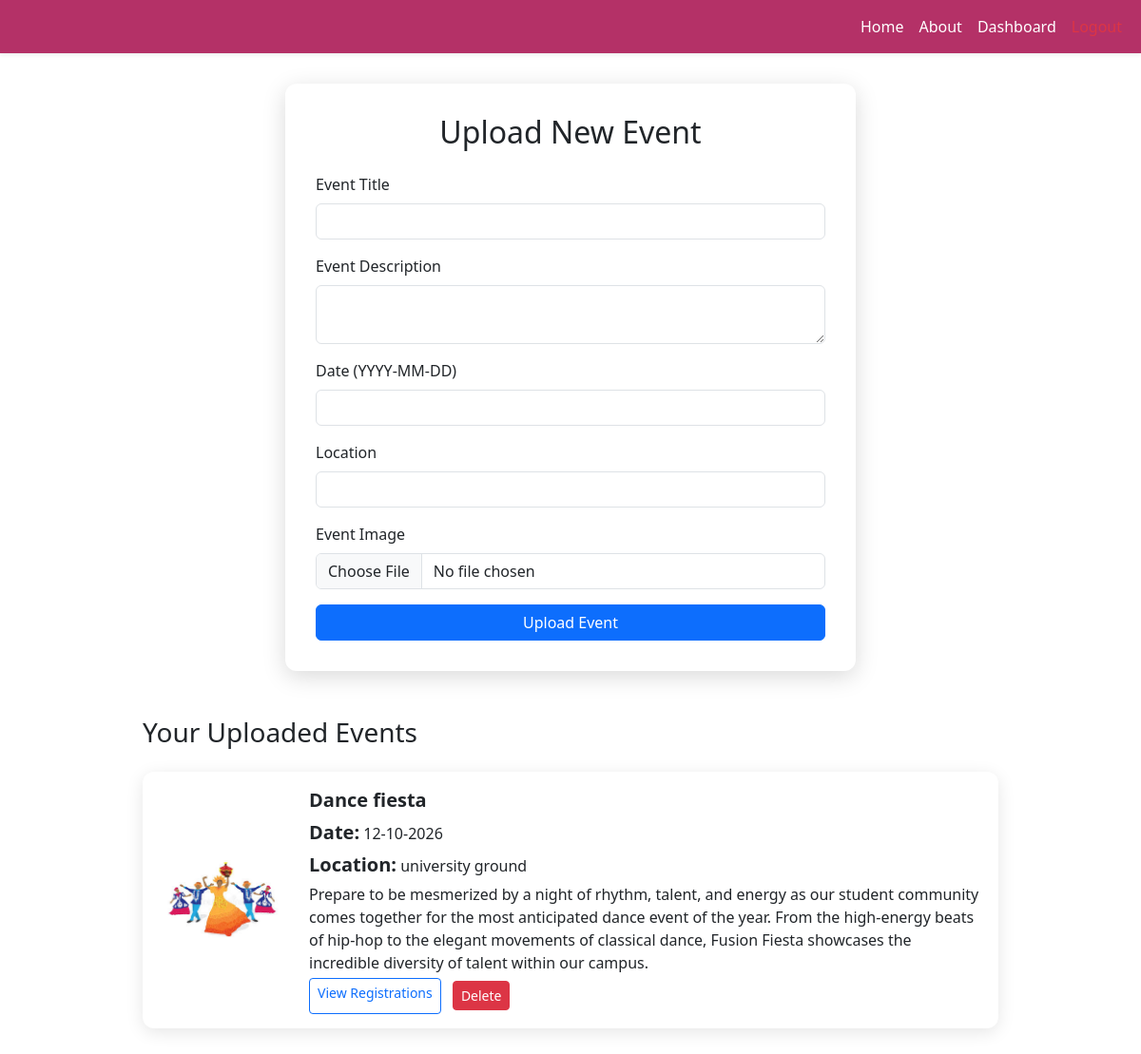
The page /dashboard (signed in) on the database its author committed.
### app.py (models this page shows)
class Event(db.Model):
    id = db.Column(db.Integer, primary_key=True)
    title = db.Column(db.String(200), nullable=False)
    description = db.Column(db.Text, nullable=False)
    date = db.Column(db.String(50), nullable=False)
    location = db.Column(db.String(150), nullable=False)
    organizer_id = db.Column(db.Integer, db.ForeignKey('user.id'), nullable=False)
    image_filename = db.Column(db.String(255), nullable=True)

### app.py (the view, shortened to what this page needs)
@app.route('/dashboard', methods=['GET', 'POST'])
@login_required
def dashboard():
    if current_user.role == 'organizer':
        events = Event.query.filter_by(organizer_id=current_user.id).all()
        return render_template('organizer_dashboard.html', user=current_user, events=events)
    else:
        events = Event.query.all()
        return render_template('student_dashboard.html', user=current_user, events=events)

### app.py (called while the page is built)
@login_manager.user_loader
def load_user(user_id):
    return User.query.get(int(user_id))

### templates/organizer_dashboard.html (shortened to what this page needs)
{% extends 'base.html' %}
{% block content %}
<div class="upload-form">
  <h2 class="mb-4 text-center">Upload New Event</h2>
  <form method="POST" enctype="multipart/form-data">
    <div class="mb-3">
      <label for="title" class="form-label">Event Title</label>
      <input type="text" name="title" id="title" class="form-control" required />
    </div>
    <div class="mb-3">
      <label for="description" class="form-label">Event Description</label>
      <textarea name="description" id="description" class="form-control" required></textarea>
    </div>
    <div class="mb-3">
      <label for="date" class="form-label">Date (YYYY-MM-DD)</label>
      <input type="text" name="date" id="date" class="form-control" required />
    </div>
    <div class="mb-3">
      <label for="location" class="form-label">Location</label>
      <input type="text" name="location" id="location" class="form-control" required />
    </div>
    <div class="mb-3">
      <label for="image" class="form-label">Event Image</label>
      <input type="file" name="image" id="image" class="form-control" accept="image/*" />
    </div>
    <button type="submit" class="btn btn-primary w-100">Upload Event</button>
  </form>
</div>
<div class="events-list">
  <h3 class="mb-4">Your Uploaded Events</h3>
  {% for event in events %}
  <div class="event-item">
    {% if event.image_filename %}
    <img src="{{ url_for('static', filename='event_images/' ~ event.image_filename) }}" alt="Event image" class="event-image" />
    {% else %}
    <div class="event-image bg-secondary d-flex justify-content-center align-items-center text-white">No Image</div>
    {% endif %}
    <div class="event-details">
      <strong>{{ event.title }}</strong>
      <p><strong>Date:</strong> {{ event.date }}</p>
      <p><strong>Location:</strong> {{ event.location }}</p>
      <p>{{ event.description }}</p>
      <a href="{{ url_for('view_registrations', event_id=event.id) }}" class="btn btn-outline-primary btn-sm btn-view-registrations">View Registrations</a>
      <form method="POST" action="{{ url_for('delete_event', event_id=event.id) }}" style="display:inline;">
        <button type="submit" class="btn btn-danger btn-sm ms-2"
                onclick="return confirm('Are you sure you want to delete this event?');">
          Delete
        </button>
      </form>
    </div>
  </div>
  {% endfor %}
</div>
{% endblock %}

### templates/base.html (shortened to what this page needs)
<!DOCTYPE html>
<html lang="en">
<head>
    <link href="https://cdn.jsdelivr.net/npm/bootstrap@5.3.0/dist/css/bootstrap.min.css" rel="stylesheet" />
</head>
<body>
<nav class="navbar navbar-expand-lg navbar-custom shadow-sm mb-4">
    <div class="container-fluid">
        <div class="collapse navbar-collapse" id="navbarSupportedContent">
            <ul class="navbar-nav ms-auto mb-2 mb-lg-0">
                <li class="nav-item"><a class="nav-link" href="{{ url_for('home_page') }}">Home</a></li>
                <li class="nav-item"><a class="nav-link" href="{{ url_for('about_page') }}">About</a></li>
                {% if current_user.is_authenticated %}
                    <li class="nav-item"><a class="nav-link" href="{{ url_for('dashboard') }}">Dashboard</a></li>
                    <li class="nav-item"><a class="nav-link text-danger" href="{{ url_for('logout') }}">Logout</a></li>
                {% else %}
                    <li class="nav-item"><a class="nav-link" href="{{ url_for('login') }}">Login</a></li>
                    <li class="nav-item"><a class="nav-link" href="{{ url_for('signup') }}">Sign Up</a></li>
                {% endif %}
            </ul>
        </div>
    </div>
</nav>
<div class="container">
    {% block content %}
    {% endblock %}
</div>
</body>
</html>

### templates/base.html (style rules this page uses)
.navbar-custom { background-color: #b43167ff; }
.navbar-custom .nav-link, .navbar-custom .navbar-brand { color: white; }

### templates/organizer_dashboard.html (style rules this page uses)
.upload-form { max-width: 600px; margin: 2rem auto; padding: 2rem; background: #fff; border-radius: 12px; box-shadow: 0 6px 25px rgba(0,0,0,0.15); }
.events-list { max-width: 900px; margin: 3rem auto; }
.event-item { display: flex; align-items: center; background: #fff; border-radius: 12px; padding: 15px; margin-bottom: 1.25rem; box-shadow: 0 4px 18px rgba(0,0,0,0.1); }
.event-image { max-width: 140px; border-radius: 12px; object-fit: cover; margin-right: 20px; }
.event-details { flex-grow: 1; }
.event-details strong { font-size: 1.25rem; }
.event-details p { margin: 4px 0; }
.btn-view-registrations { height: 38px; align-self: flex-start; }

### rows shown on the page
Event: image_filename (picture), title "Dance fiesta", date "12-10-2026", location "university ground", description "Prepare to be mesmerized by a night of rhythm, talent, and energy as our student community comes together for the most anticipated dance event of the year. From the high-energy beats of hip-hop to the elegant movements of classical dance, Fusion Fiesta showcases the incredible diversity of talent within our campus."
